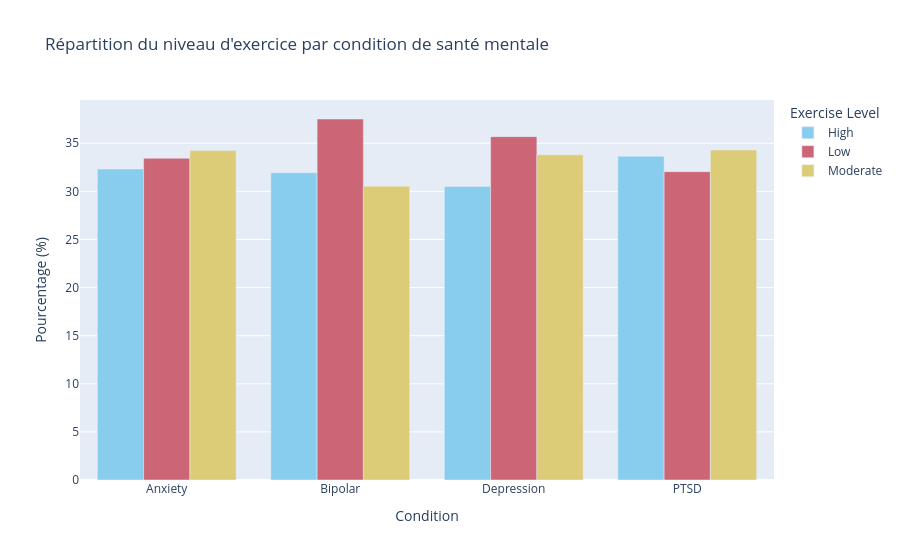

The cell this chart's notebook holds for it:
### Code cell
# Tableau croisé : Exercise Level vs Mental Health Condition
exercise_cross = pd.crosstab(
    df["Mental Health Condition"],
    df["Exercise Level"],
    normalize="index"
) * 100

fig = px.bar(
    exercise_cross,
    barmode="group",
    labels={"value": "Pourcentage (%)", "Mental Health Condition": "Condition"},
    title="Répartition du niveau d'exercice par condition de santé mentale",
    color_discrete_sequence=px.colors.qualitative.Safe
)
fig.show()

### Figure 1 — Plotly figure (JSON) as saved in the notebook; plotly's stock layout.template omitted (floating-point values rounded to 4 significant figures)
{"data": [{"alignmentgroup": "True", "hovertemplate": "Exercise Level=High<br>Condition=%{x}<br>Pourcentage (%)=%{y}<extra></extra>", "legendgroup": "High", "marker": {"color": "rgb(136, 204, 238)", "pattern": {"shape": ""}}, "name": "High", "offsetgroup": "High", "orientation": "v", "showlegend": true, "textposition": "auto", "type": "bar", "x": ["Anxiety", "Bipolar", "Depression", "PTSD"], "xaxis": "x", "y": [32.32, 31.94, 30.52, 33.65], "yaxis": "y"}, {"alignmentgroup": "True", "hovertemplate": "Exercise Level=Low<br>Condition=%{x}<br>Pourcentage (%)=%{y}<extra></extra>", "legendgroup": "Low", "marker": {"color": "rgb(204, 102, 119)", "pattern": {"shape": ""}}, "name": "Low", "offsetgroup": "Low", "orientation": "v", "showlegend": true, "textposition": "auto", "type": "bar", "x": ["Anxiety", "Bipolar", "Depression", "PTSD"], "xaxis": "x", "y": [33.44, 37.52, 35.69, 32.05], "yaxis": "y"}, {"alignmentgroup": "True", "hovertemplate": "Exercise Level=Moderate<br>Condition=%{x}<br>Pourcentage (%)=%{y}<extra></extra>", "legendgroup": "Moderate", "marker": {"color": "rgb(221, 204, 119)", "pattern": {"shape": ""}}, "name": "Moderate", "offsetgroup": "Moderate", "orientation": "v", "showlegend": true, "textposition": "auto", "type": "bar", "x": ["Anxiety", "Bipolar", "Depression", "PTSD"], "xaxis": "x", "y": [34.24, 30.54, 33.79, 34.29], "yaxis": "y"}], "layout": {"barmode": "group", "legend": {"title": {"text": "Exercise Level"}, "tracegroupgap": 0}, "title": {"text": "Répartition du niveau d'exercice par condition de santé mentale"}, "xaxis": {"anchor": "y", "domain": [0, 1], "title": {"text": "Condition"}}, "yaxis": {"anchor": "x", "domain": [0, 1], "title": {"text": "Pourcentage (%)"}}}}
